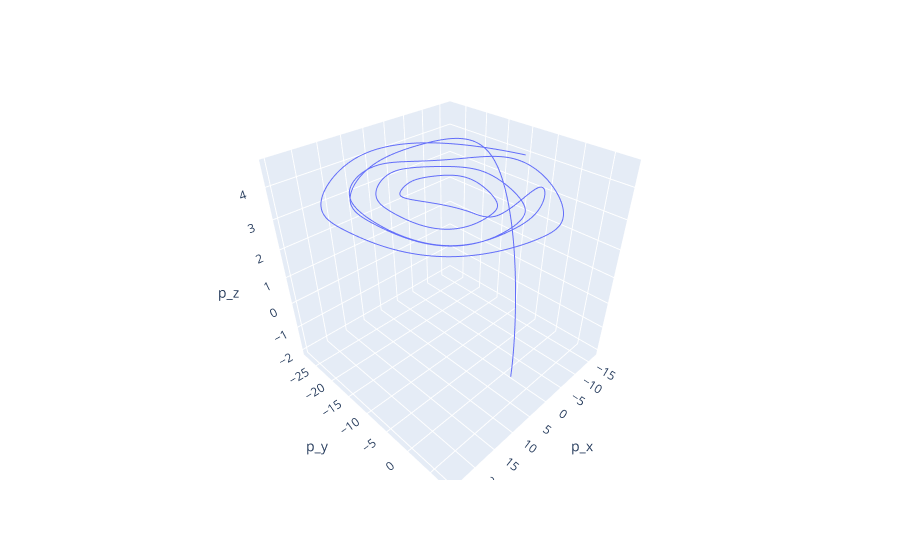

Notebook code for this chart:
### Markdown cell above
Dataframe

### Code cell
fig = px.line_3d(df, x='p_x', y='p_y', z='p_z')
fig.show()

### Figure 1 — Plotly figure (JSON) as saved in the notebook; plotly's stock layout.template omitted (floating-point values rounded to 4 significant figures; data arrays with more than 128 entries replaced by an {"elided": "..."} marker saying what was removed)
{"data": [{"hovertemplate": "p_x=%{x}<br>p_y=%{y}<br>p_z=%{z}<extra></extra>", "legendgroup": "", "line": {"color": "#636efa", "dash": "solid"}, "marker": {"symbol": "circle"}, "mode": "lines", "name": "", "scene": "scene", "showlegend": false, "type": "scatter3d", "x": {"elided": "3781 float values"}, "y": {"elided": "3781 float values"}, "z": {"elided": "3781 float values"}}], "layout": {"legend": {"tracegroupgap": 0}, "margin": {"t": 60}, "scene": {"domain": {"x": [0, 1], "y": [0, 1]}, "xaxis": {"title": {"text": "p_x"}}, "yaxis": {"title": {"text": "p_y"}}, "zaxis": {"title": {"text": "p_z"}}}}}
